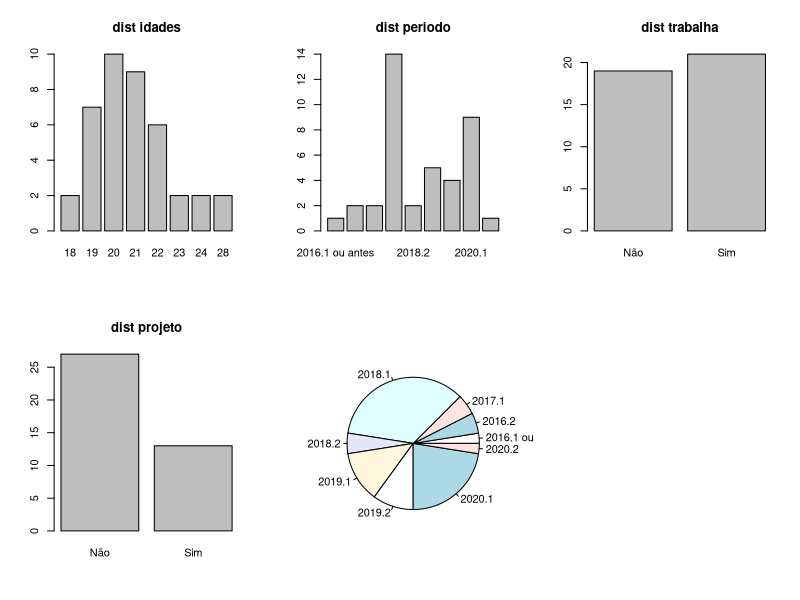

This chart was generated by the following R code:
library(e1071)
library(utils)

idades = c(22,20,21,21,20,21,21,20,20,21,21,19,19,20,28,22,21,19,22,20,20,20,24,19,18,21,19,22,28,24,23,22,21,22,18,23,19,19,20,20)
periodo = c('2018.1', '2018.1', '2018.1', '2018.1', '2019.2', '2018.1', '2018.1', '2018.1', '2018.1', '2018.1', '2018.2', '2019.2', '2019.2', '2019.1', '2019.2', '2019.1', '2018.1', '2020.1', '2018.1', '2020.1', '2020.1', '2019.1', '2018.1', '2020.1', '2020.1', '2017.1', '2019.1', '2018.1', '2016.1 ou antes', '2018.1', '2017.1', '2016.2', '2020.1', '2019.1', '2020.1', '2016.2', '2020.1', '2020.1', '2020.2', '2018.2')
trabalha = c('Não', 'Sim', 'Não', 'Sim', 'Sim', 'Não', 'Não', 'Não', 'Não', 'Não', 'Não', 'Sim', 'Sim', 'Não', 'Sim', 'Não', 'Sim', 'Não', 'Sim', 'Sim', 'Não', 'Sim', 'Sim', 'Não', 'Sim', 'Não', 'Sim', 'Não', 'Sim', 'Não', 'Sim', 'Sim', 'Sim', 'Não', 'Não', 'Sim', 'Sim', 'Não', 'Sim', 'Sim')
projeto = c('Sim', 'Não', 'Não', 'Não', 'Não', 'Não', 'Sim', 'Sim', 'Sim', 'Sim', 'Não', 'Sim', 'Não', 'Não', 'Não', 'Não', 'Não', 'Não', 'Não', 'Não', 'Não', 'Sim', 'Não', 'Não', 'Não', 'Não', 'Sim', 'Sim', 'Sim', 'Sim', 'Sim', 'Não', 'Sim', 'Não', 'Não', 'Não', 'Não', 'Não', 'Não', 'Não')
utiliza = c(5,5,3,3,4,2,4,5,4,5,3,4,4,5,4,5,5,5,5,1,3,5,5,5,5,1,5,5,4,4,4,5,5,5,2,4,1,3,5,4)
aprender = c(4,3,2,5,1,3,3,2,3,4,3,3,4,4,5,4,5,4,4,5,4,5,4,5,5,1,3,5,3,5,4,4,5,4,4,2,4,4,4,5)
problema = c(3,1,1,1,1,1,2,1,2,2,2,1,1,3,3,1,4,2,1,3,1,2,4,1,2,1,2,1,4,4,3,2,4,1,1,1,2,2,2,1)
niveis = c(2,4,4,5,4,5,3,3,4,5,3,4,5,3,5,3,3,4,5,5,4,5,2,5,4,1,5,2,2,2,5,5,3,4,3,5,2,3,5,3)
documentacao = c(3,2,5,5,3,2,3,4,2,3,2,4,2,4,3,4,5,5,5,1,2,5,3,5,5,1,4,5,3,5,3,4,2,3,3,2,2,2,5,2)
contribui = c(1,2,1,1,1,1,2,1,2,1,1,2,1,1,3,1,4,1,2,1,1,1,1,4,1,1,2,1,1,1,2,1,4,1,1,1,1,1,1,5)
experiencia = c(5,5,4,5,3,4,4,5,4,4,4,4,4,5,4,4,2,5,5,3,4,5,4,5,5,1,5,4,4,4,4,5,4,4,3,4,4,4,4,5)


# data = cbind(idades, periodo, trabalha, projeto, utiliza, aprender, problema,niveis,documentacao,contribui,experiencia)
df <- data.frame(idades, periodo, trabalha, projeto, utiliza, aprender, problema,niveis,documentacao,contribui,experiencia)
write.csv(df, file ="survey.csv", row.names=FALSE)

transform(table(idades), FreqReal = Freq/40, FreqAcum = cumsum(Freq), FreqRelAcum = cumsum(Freq)/40)
transform(table(periodo), FreqReal = Freq/40, FreqAcum = cumsum(Freq), FreqRelAcum = cumsum(Freq)/40)

par(mfrow=c(2,3))
table(trabalha)
barplot(table(idades), main = "dist idades")
barplot(table(periodo), main = "dist periodo")
barplot(table(trabalha), main = "dist trabalha")
barplot(table(projeto), main = "dist projeto")
pie(table(periodo))
skewness(table(documentacao))  

cor(table(df$aprender), table(df$utiliza), method="pearson")

